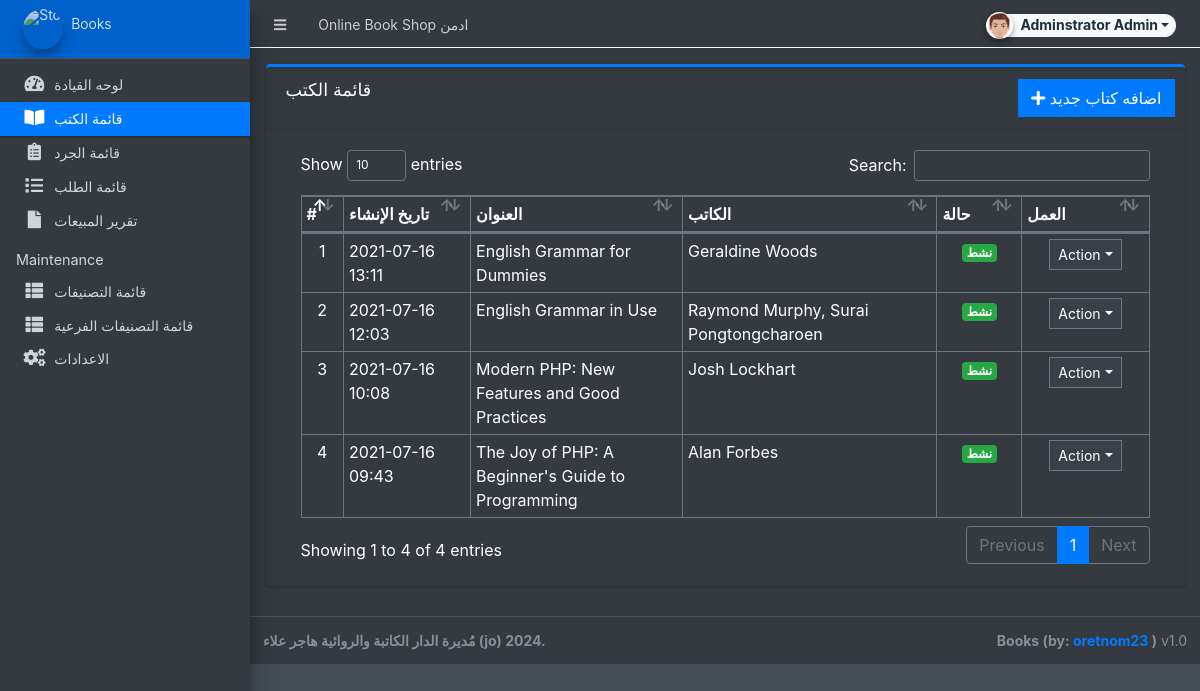
Page /admin/?page=product (signed in) on the committed database.
### tables this page shows
CREATE TABLE `products` (
  `id` int(30) NOT NULL,
  `category_id` int(30) NOT NULL,
  `sub_category_id` int(30) NOT NULL,
  `title` varchar(250) NOT NULL,
  `author` text NOT NULL,
  `description` text NOT NULL,
  `status` tinyint(1) NOT NULL DEFAULT 1,
  `date_created` datetime NOT NULL DEFAULT current_timestamp()
);

### admin/product/index.php (the view, shortened to what this page needs)
<div class="card card-outline card-primary">
	<div class="card-header">
		<h3 class="card-title">قائمة الكتب</h3>
		<div class="card-tools">
			<a href="?page=product/manage_product" class="btn btn-flat btn-primary"><span class="fas fa-plus"></span> اضافه كتاب جديد</a>
		</div>
	</div>
	<div class="card-body">
		<div class="container-fluid">
			<div class="container-fluid">
				<table class="table table-bordered table-stripped">
					<colgroup>
						<col width="5%">
						<col width="15%">
						<col width="25%">
						<col width="30%">
						<col width="10%">
						<col width="15%">
					</colgroup>
					<thead>
						<tr>
							<th>#</th>
							<th>تاريخ الإنشاء</th>
							<th>العنوان</th>
							<th>الكاتب</th>
							<th>حالة</th>
							<th>العمل</th>
						</tr>
					</thead>
					<tbody>
						<?php
						$i = 1;
						$qry = $conn->query("SELECT * from `products` order by unix_timestamp(date_created) desc ");
						while ($row = $qry->fetch_assoc()) :
							foreach ($row as $k => $v) {
								$row[$k] = trim(stripslashes($v));
							}
							$row['description'] = strip_tags(stripslashes(html_entity_decode($row['description'])));
						?>
							<tr>
								<td class="text-center"><?php echo $i++; ?></td>
								<td><?php echo date("Y-m-d H:i", strtotime($row['date_created'])) ?></td>
								<td><?php echo $row['title'] ?></td>
								<td>
									<p class="m-0"><?php echo $row['author'] ?></p>
								</td>
								<td class="text-center">
									<?php if ($row['status'] == 1) : ?>
										<span class="badge badge-success">نشط</span>
									<?php else : ?>
										<span class="badge badge-danger">غير نشط</span>
									<?php endif; ?>
								</td>
								<td align="center">
									<button type="button" class="btn btn-flat btn-default btn-sm dropdown-toggle dropdown-icon" data-toggle="dropdown">
										Action
									</button>
								</td>
							</tr>
						<?php endwhile; ?>
					</tbody>
				</table>
			</div>
		</div>
	</div>
</div>

### rows in the picture
products: date_created "2021-07-16 13:11", title "English Grammar for Dummies", author "Geraldine Woods", status "نشط"
products: date_created "2021-07-16 12:03", title "English Grammar in Use", author "Raymond Murphy, Surai Pongtongcharoen", status "نشط"
products: date_created "2021-07-16 10:08", title "Modern PHP: New Features and Good Practices", author "Josh Lockhart", status "نشط"
products: date_created "2021-07-16 09:43", title "The Joy of PHP: A Beginner's Guide to Programming", author "Alan Forbes", status "نشط"

### other values in the picture
$_settings->info('name') "Online Book Shop"
$_settings->info('short_name') "Books"
